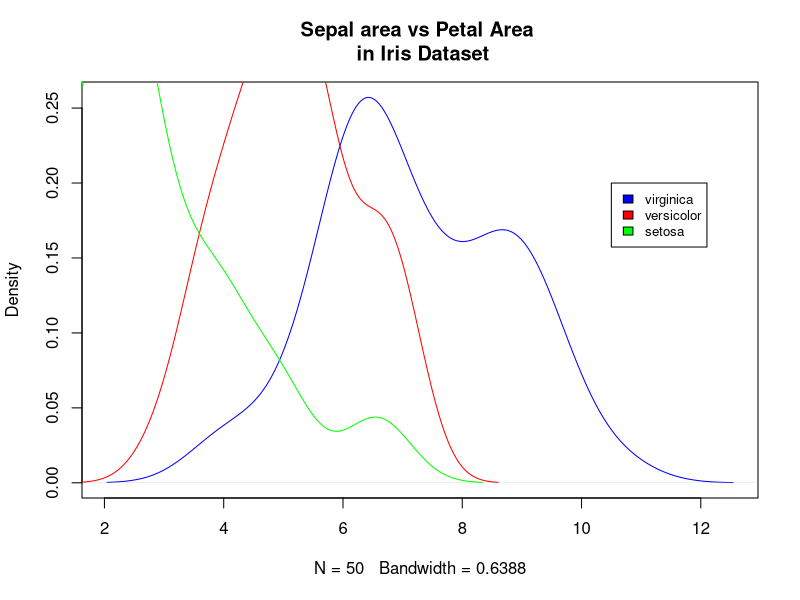

Recreate this plot in R.
#HW11

#Be creative! Write a script "PlotName_FirstName_LastName.R" 
#to make a plot of your choice using R base graphics. Use DemData_clean.txt
#dataset: https://www.dropbox.com/s/d9gwtrg060qpqcd/DemData_clean.txt?dl=0
#Subset DemData_clean.txt in whatever way necessary to make a plot you want.
#You can take a small part of the data or all of it. All data manipulation
#should be recorded within the script and your plot should be saved to file
#(see http://www.statmethods.net/graphs/creating.html for different formats under
#Saving Graphs section)
#Here are some graph types to explore: http://www.statmethods.net/graphs/index.html
#If you really want to make something using functions outside base packages,
#make sure to include package installation in your script.
#Provide comments for every line of code.
#Your graphs should be explanatory - ready to be submitted for publication.
#See IrisPlot.R for example of a script

#Note1: no scatterplots as base graphs are allowed. Make something new!
#Note2: I will share your code with everyone in class. This way you will have a
#library of scripts with different plots to model your future work on.
#Note3: First ask a question about some features of the dataset, then figure out
#how to visulize the answer.

############## SCRIPT OUTLINE ##############


###install packages and load libraries (see IrisPlot.R for proper code)
# Plot iris data
library(RColorBrewer)

###read in data (read DemData_clean.txt into R)
idata<-iris

###manipulate data
virginica <- idata[idata$Species=="virginica",]
versicolor <- idata[idata$Species=="versicolor",]
setosa <- idata[idata$Species=="setosa",]

###open graphics device
png("Iris.png")

###make base plot with high-level function
plot(density(virginica$Sepal.Length*virginica$Sepal.Width/virginica$Petal.Length*virginica$Petal.Width), col="blue",main="")

###use low-level functions to add to plot
lines(density(versicolor$Sepal.Length*versicolor$Sepal.Width/versicolor$Petal.Length*versicolor$Petal.Width), col="red")
lines(density(setosa$Sepal.Length*setosa$Sepal.Width/setosa$Petal.Length*setosa$Petal.Width), col="green")
title(main="Sepal area vs Petal Area \n in Iris Dataset")
legend(10.5, 0.2, c("virginica", "versicolor", "setosa"), c("blue", "red", "green"),pt.cex = 1,cex=.8)

###close graphics device
dev.off()
################### END OF SCRIPT ##############


